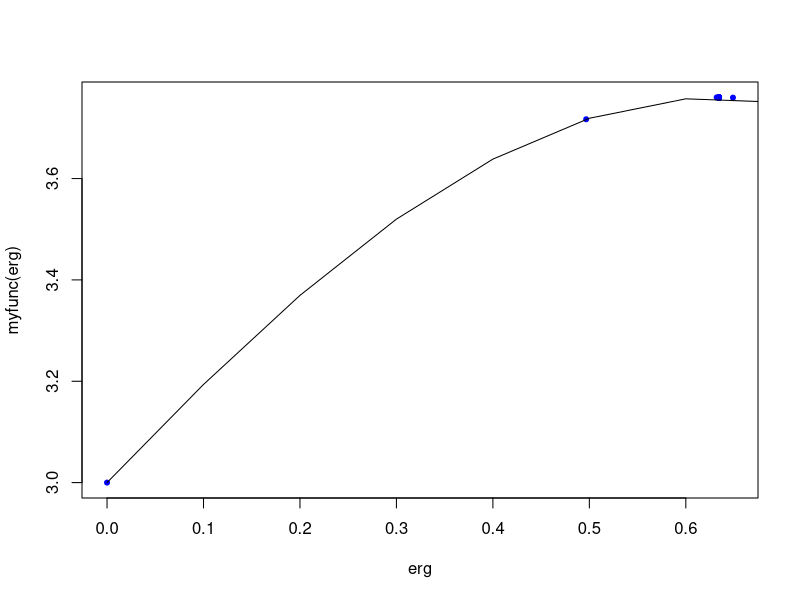

Write the R code that produced this figure.
hillClimbing <- function(fnc,start,weight,delta) {
	x <- vector("double",100)
	x[1] <- start
	for(i in 2:100) { # hundred steps
			k = x[i-1]
			x[i] <- k + weight*((fnc(k+delta) - fnc(k-delta)) / (2 * delta)) 
	}
	return(x)
}

g <- function(x) x
k <- function(x) sin(x)
h <- function(x) x*sin(x)
l <- function(x) 2+cos(x)+sin(2*x)

#choose what you want
myfunc <- l # function
start <- 0 # start value (x-value)
delta <- 0.1 # step width
learningRate <- 0.25 # learning rate

erg <- hillClimbing(myfunc, start, learningRate, delta)
seq <- seq(start,delta*99,by=delta)
plot(erg,myfunc(erg), pch=20, col="blue")
lines(seq,myfunc(seq))
